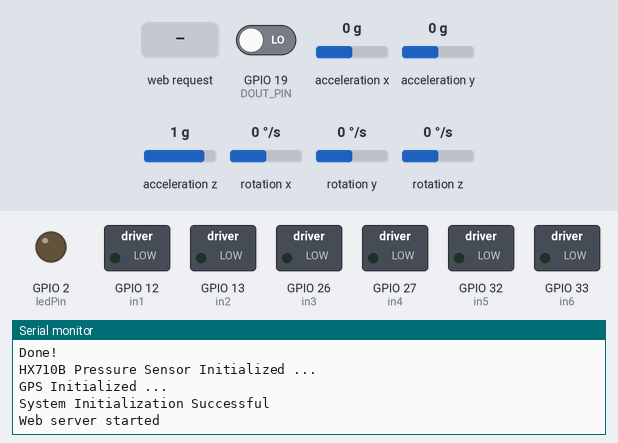
Simulated run of this sketch. Board: ESP32. On the bench: switched loads named in the sketch (green lamp = pin HIGH), output pins drawn as LEDs (lit = HIGH), the last lines printed to the serial monitor. The test bench sets the inputs (shaded band); at power-on: GPIO 19 (DOUT_PIN) LOW, acceleration x 0 g, acceleration y 0 g, acceleration z 1 g, rotation x 0 °/s, rotation y 0 °/s, rotation z 0 °/s. The GPS gets a fix after 3 s at 37.7749, -122.4194 with 8 satellites; pins used as bus, display or sensor lines are not drawn.

Above: at 3.2 s.
3.3 s: HTTP request GET /MPU received
At 5.2 s:
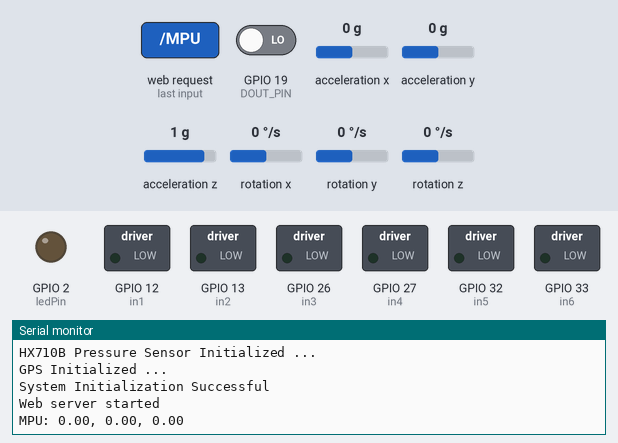
5.5 s: HTTP request GET /HX received
At 6.7 s:
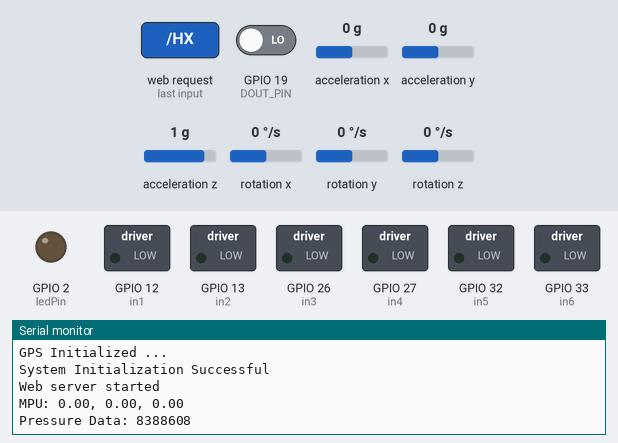
7.0 s: HTTP request GET /GPS received
At 8.0 s:
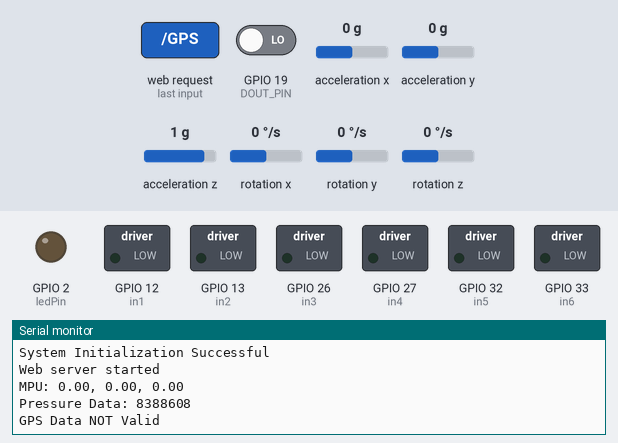

The sketch:

MOTHERBOARD.ino
```cpp
#include <SoftwareSerial.h>
#include <WiFi.h>
#include <WebServer.h>
#include "Wire.h"
#include <MPU6050_light.h>
#include <TinyGPS++.h>

#define DOUT_PIN 19  // Data output pin from HX710B
#define SCK_PIN 18   // Clock pin for HX710B

#define GPS_TX_PIN 2
#define GPS_RX_PIN 4

// WiFi settings
const char* ssid = "khaja-esp";
const char* password = "estyak1139";

IPAddress local_ip(192, 168, 10, 1);
IPAddress gateway(192, 168, 10, 1);
IPAddress subnet(255, 255, 255, 0);

// HC-12 on GPIO16 (RX), GPIO17 (TX) for ESP32
SoftwareSerial HC12(16, 17); // RX, TX
MPU6050 mpu(Wire);
unsigned long timer = 0;

TinyGPSPlus gps;
unsigned long timestamp;
float lat = 0;
float lng = 0;
float alt = 0;
float ground_speed = 0;

// Motor and actuator pins
const int ledPin = 2;
const int in1 = 12;
const int in2 = 13;
const int in3 = 26;
const int in4 = 27;
const int in5 = 32;
const int in6 = 33;

// Status variables
String actuatorState = "Stopped";
String leftMotorState = "Stopped";
String rightMotorState = "Stopped";

// Web server on port 80
WebServer server(80);

// HTML page in PROGMEM
const char index_html[] PROGMEM = R"rawliteral(
<!DOCTYPE html>
<html>
<head>
  <meta charset="UTF-8">
  <meta http-equiv="refresh" content="1">
  <title>ESP32 Motor Status</title>
  <style>
    body { font-family: Arial; background: #121212; color: #eee; text-align: center; }
    .status-box { margin-top: 50px; padding: 20px; border: 1px solid #333; border-radius: 8px; display: inline-block; background: #1e1e1e; }
    h2 { margin-bottom: 10px; }
    p { font-size: 18px; margin: 5px 0; }
  </style>
</head>
<body>
  <div class="status-box">
    <h2>ESP32 Motor & Actuator Status</h2>
    <p><strong>Actuator:</strong> %ACTUATOR%</p>
    <p><strong>Left Motor:</strong> %LEFT%</p>
    <p><strong>Right Motor:</strong> %RIGHT%</p>
  </div>
</body>
</html>
)rawliteral";

// Replace placeholders in HTML with real-time data
String processor(const String& var) {
  if (var == "ACTUATOR") return actuatorState;
  if (var == "LEFT") return leftMotorState;
  if (var == "RIGHT") return rightMotorState;
  return String();
}

void setup() {
  Serial.begin(115200);
  HC12.begin(9600);

  // Configure and start SoftAP
  WiFi.softAPConfig(local_ip, gateway, subnet);
  WiFi.softAP(ssid, password);

  Serial.println("WiFi SoftAP started ...");
  Serial.print("IP address: ");
  Serial.println(WiFi.softAPIP());

  // Pin setup
  pinMode(ledPin, OUTPUT);
  pinMode(in1, OUTPUT);
  pinMode(in2, OUTPUT);
  pinMode(in3, OUTPUT);
  pinMode(in4, OUTPUT);
  pinMode(in5, OUTPUT);
  pinMode(in6, OUTPUT);

  digitalWrite(ledPin, LOW);
  digitalWrite(in1, LOW);
  digitalWrite(in2, LOW);
  digitalWrite(in3, LOW);
  digitalWrite(in4, LOW);
  digitalWrite(in5, LOW);
  digitalWrite(in6, LOW);
  Serial.println("Pins Initialized ...");

  // Initialize MPU6050
  Wire.begin();
  byte status = mpu.begin();
  Serial.print(F("MPU6050 status: "));
  Serial.println(status);
  if (status != 0) {
    delay(1000);  // Retry if connection failed
  }

  Serial.println(F("Calculating offsets, do not move MPU6050"));
  delay(1000);
  mpu.calcOffsets();  // Calibrate
  Serial.println("Done!");

  pinMode(DOUT_PIN, INPUT);  // Set DOUT as input
  pinMode(SCK_PIN, OUTPUT); // Set SCK as output
  Serial.println("HX710B Pressure Sensor Initialized ...");

  Serial1.begin(9600, SERIAL_8N1, GPS_TX_PIN, GPS_RX_PIN);
  Serial.println("GPS Initialized ...");

  // Setup web server
  server.on("/", []() {
    String html = index_html;
    html.replace("%ACTUATOR%", actuatorState);
    html.replace("%LEFT%", leftMotorState);
    html.replace("%RIGHT%", rightMotorState);
    server.send(200, "text/html", html);
  });
  server.on("/MPU", handleMPU);
  server.on("/HX", handleHX);
  server.on("/GPS", handleGPS);

  server.begin();
  Serial.println("System Initialization Successful");
  Serial.println("Web server started");
}

void handleMPU() {
  float ax = mpu.getAngleX();
  float ay = mpu.getAngleY();
  float az = mpu.getAngleZ();

  // Build JSON response
  String json = "{";
  json += "\"x\":" + String(ax, 2) + ",";
  json += "\"y\":" + String(ay, 2) + ",";
  json += "\"z\":" + String(az, 2);
  json += "}";

  // Send to HTTP client
  server.send(200, "application/json", json);

  // Optional: Print to Serial for debugging
  Serial.print("MPU: ");
  Serial.print(ax, 2);
  Serial.print(", ");
  Serial.print(ay, 2);
  Serial.print(", ");
  Serial.println(az, 2);
}

long readPressure() {
  long data = 0;  // Variable to store pressure data
  while (digitalRead(DOUT_PIN) == HIGH); // Wait for DOUT to go LOW

  for (int i = 0; i < 24; i++) {
    digitalWrite(SCK_PIN, HIGH); // Generate clock pulse
    data = (data << 1) | digitalRead(DOUT_PIN); // Read data bit
    digitalWrite(SCK_PIN, LOW);  // End clock pulse
  }

  // HX710B sends 24-bit data; shift to align with signed 32-bit integer
  data = data ^ 0x800000; // Convert to signed value
  return data;
}

void handleHX() {
  long pressure = readPressure();

  String json = "{";
  json += "\"pressure\":" + String(pressure);
  json += "}";

  server.send(200, "application/json", json);
  Serial.print("Pressure Data: ");
  Serial.println(pressure);
}

void handleGPS() {
  // Read and encode available GPS data
  if (Serial1.available() > 0) {
    gps.encode(Serial1.read());
  }

  String json = "{";

  // Check if GPS location is valid
  if (gps.location.isValid()) {
    Serial.println("GPS Data Valid");
    lat = gps.location.lat();
    lng = gps.location.lng();
    alt = gps.altitude.meters();
    ground_speed = gps.speed.kmph();

    // Construct JSON with GPS values
    json += "\"lat\":" + String(lat, 6) + ",";
    json += "\"lng\":" + String(lng, 6) + ",";
    json += "\"alt\":" + String(alt, 2) + ",";
    json += "\"speed\":" + String(ground_speed, 2);
  } else {
    // Return error message in JSON if data invalid
    json += "\"error\":\"Invalid GPS data\"";
    Serial.println("GPS Data NOT Valid");
  }

  json += "}";

  // Send response to client
  server.send(200, "application/json", json);
}

void moveActuatorUp() {
  Serial.println("Actuator Motor Up");
  digitalWrite(in1, HIGH);
  digitalWrite(in2, LOW);
  actuatorState = "Up";
}

void moveActuatorDown() {
  Serial.println("Actuator Motor Down");
  digitalWrite(in1, LOW);
  digitalWrite(in2, HIGH);
  actuatorState = "Down";
}

void stop() {
  Serial.println("All stop");
  digitalWrite(in1, LOW); digitalWrite(in2, LOW);
  digitalWrite(in3, LOW); digitalWrite(in4, LOW);
  digitalWrite(in5, LOW); digitalWrite(in6, LOW);

  actuatorState = "Stopped";
  leftMotorState = "Stopped";
  rightMotorState = "Stopped";
}

void rightMotorUp() {
  Serial.println("Right Motor Up");
  digitalWrite(in3, HIGH);
  digitalWrite(in4, LOW);
  rightMotorState = "Up";
}

void rightMotorDown() {
  Serial.println("Right Motor Down");
  digitalWrite(in4, HIGH);
  digitalWrite(in3, LOW);
  rightMotorState = "Down";
}

void leftMotorUp() {
  Serial.println("Left Motor Up");
  digitalWrite(in5, HIGH);
  digitalWrite(in6, LOW);
  leftMotorState = "Up";
}

void leftMotorDown() {
  Serial.println("Left Motor Down");
  digitalWrite(in6, HIGH);
  digitalWrite(in5, LOW);
  leftMotorState = "Down";
}

void loop() {
  mpu.update();
  server.handleClient();

  if (HC12.available()) {
    String received = HC12.readStringUntil('\n');
    received.trim();

    if (received.length() >= 7) {
      if (received[0] == '1') {
        moveActuatorUp();
      } else if (received[1] == '1') {
        moveActuatorDown();
      } else if (received[2] == '1') {
        stop();
      } else if (received[3] == '1') {
        leftMotorUp();
      } else if (received[4] == '1') {
        leftMotorDown();
      } else if (received[5] == '1') {
        rightMotorUp();
      } else if (received[6] == '1') {
        rightMotorDown();
      }
    }
  }
}
```

Measured:
- after the input at 3.3 s, the serial monitor: prints a new line after 0.72 s (image 1)
- after the input at 5.5 s, the serial monitor: prints a new line at once (image 2)
- after the input at 7.0 s, the serial monitor: prints a new line at once (image 3)
